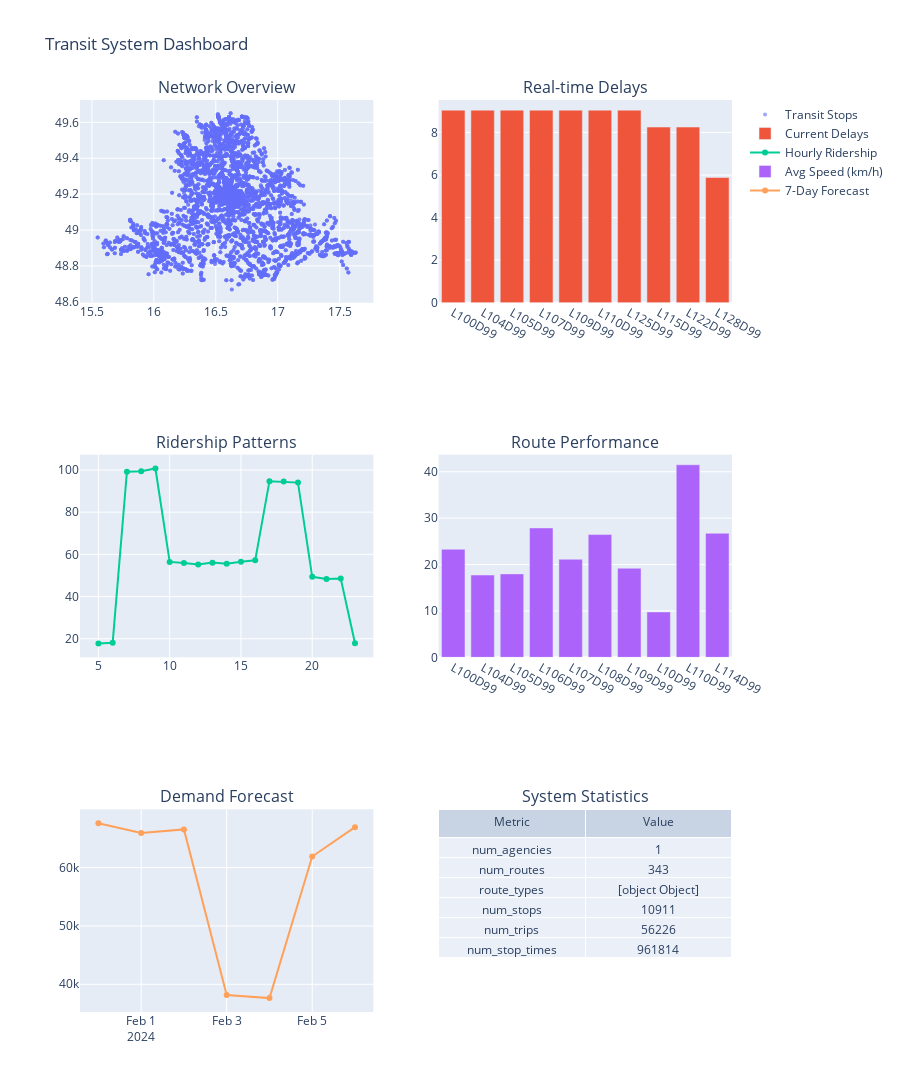

The code cell stored with this chart in its notebook:
### Markdown cell above
## 📱 Comprehensive Dashboard

### Code cell
# Create comprehensive interactive dashboard
dashboard_fig = visualizer.create_interactive_dashboard(
    delay_predictor=delay_predictor,
    demand_forecaster=demand_forecaster
)

dashboard_fig.show()

print("✅ Comprehensive dashboard created!")

### Figure 1 — Plotly figure (JSON) as saved in the notebook; plotly's stock layout.template omitted (floating-point values rounded to 4 significant figures; data arrays with more than 128 entries replaced by an {"elided": "..."} marker saying what was removed)
{"data": [{"marker": {"opacity": 0.6, "size": 4}, "mode": "markers", "name": "Transit Stops", "type": "scatter", "x": {"elided": "10911 float values"}, "xaxis": "x", "y": {"elided": "10911 float values"}, "yaxis": "y"}, {"name": "Current Delays", "type": "bar", "x": ["L100D99", "L104D99", "L105D99", "L107D99", "L109D99", "L110D99", "L125D99", "L115D99", "L122D99", "L128D99"], "xaxis": "x2", "y": [9.047, 9.047, 9.047, 9.047, 9.047, 9.047, 9.047, 8.251, 8.251, 5.881], "yaxis": "y2"}, {"mode": "lines+markers", "name": "Hourly Ridership", "type": "scatter", "x": [5, 6, 7, 8, 9, 10, 11, 12, 13, 14, 15, 16, 17, 18, 19, 20, 21, 22, 23], "xaxis": "x3", "y": [17.79, 18.15, 99.16, 99.37, 100.7, 56.43, 55.94, 55.21, 56.09, 55.61, 56.51, 57.21, 94.69, 94.53, 94.03, 49.36, 48.37, 48.55, 17.87], "yaxis": "y3"}, {"name": "Avg Speed (km/h)", "type": "bar", "x": ["L100D99", "L104D99", "L105D99", "L106D99", "L107D99", "L108D99", "L109D99", "L10D99", "L110D99", "L114D99"], "xaxis": "x4", "y": [23.3, 17.74, 17.98, 27.89, 21.15, 26.46, 19.2, 9.783, 41.5, 26.75], "yaxis": "y4"}, {"mode": "lines+markers", "name": "7-Day Forecast", "type": "scatter", "x": ["2024-01-31", "2024-02-01", "2024-02-02", "2024-02-03", "2024-02-04", "2024-02-05", "2024-02-06"], "xaxis": "x5", "y": [67605, 65926, 66540, 38149, 37630, 61895, 66933], "yaxis": "y5"}, {"cells": {"values": [["num_agencies", "num_routes", "route_types", "num_stops", "num_trips", "num_stop_times"], [1, 343, {"0": 15, "2": 28, "3": 286, "4": 1, "800": 13}, 10911, 56226, 961814]]}, "domain": {"x": [0.55, 1], "y": [0, 0.2222]}, "header": {"values": ["Metric", "Value"]}, "type": "table"}], "layout": {"annotations": [{"font": {"size": 16}, "showarrow": false, "text": "Network Overview", "x": 0.225, "xanchor": "center", "xref": "paper", "y": 1, "yanchor": "bottom", "yref": "paper"}, {"font": {"size": 16}, "showarrow": false, "text": "Real-time Delays", "x": 0.775, "xanchor": "center", "xref": "paper", "y": 1, "yanchor": "bottom", "yref": "paper"}, {"font": {"size": 16}, "showarrow": false, "text": "Ridership Patterns", "x": 0.225, "xanchor": "center", "xref": "paper", "y": 0.6111, "yanchor": "bottom", "yref": "paper"}, {"font": {"size": 16}, "showarrow": false, "text": "Route Performance", "x": 0.775, "xanchor": "center", "xref": "paper", "y": 0.6111, "yanchor": "bottom", "yref": "paper"}, {"font": {"size": 16}, "showarrow": false, "text": "Demand Forecast", "x": 0.225, "xanchor": "center", "xref": "paper", "y": 0.2222, "yanchor": "bottom", "yref": "paper"}, {"font": {"size": 16}, "showarrow": false, "text": "System Statistics", "x": 0.775, "xanchor": "center", "xref": "paper", "y": 0.2222, "yanchor": "bottom", "yref": "paper"}], "height": 1200, "title": {"text": "Transit System Dashboard"}, "xaxis": {"anchor": "y", "domain": [0, 0.45]}, "xaxis2": {"anchor": "y2", "domain": [0.55, 1]}, "xaxis3": {"anchor": "y3", "domain": [0, 0.45]}, "xaxis4": {"anchor": "y4", "domain": [0.55, 1]}, "xaxis5": {"anchor": "y5", "domain": [0, 0.45]}, "yaxis": {"anchor": "x", "domain": [0.7778, 1]}, "yaxis2": {"anchor": "x2", "domain": [0.7778, 1]}, "yaxis3": {"anchor": "x3", "domain": [0.3889, 0.6111]}, "yaxis4": {"anchor": "x4", "domain": [0.3889, 0.6111]}, "yaxis5": {"anchor": "x5", "domain": [0, 0.2222]}}}
